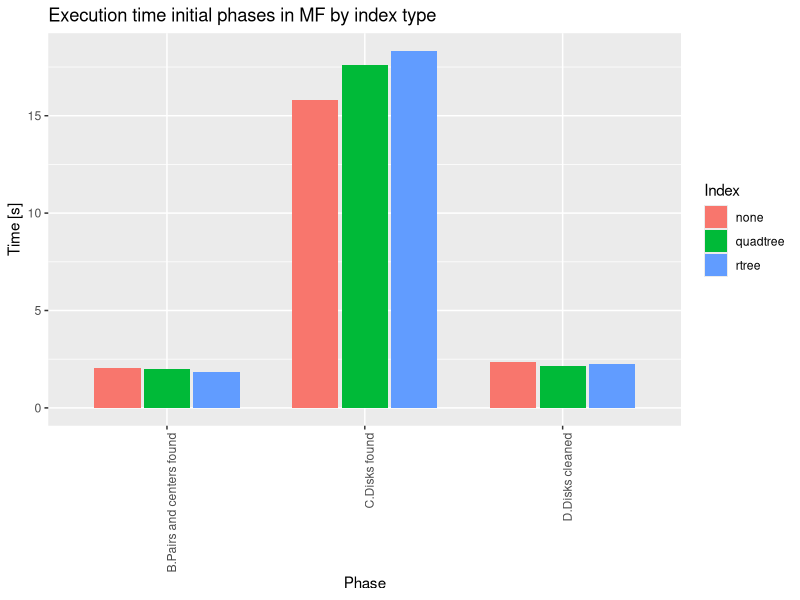
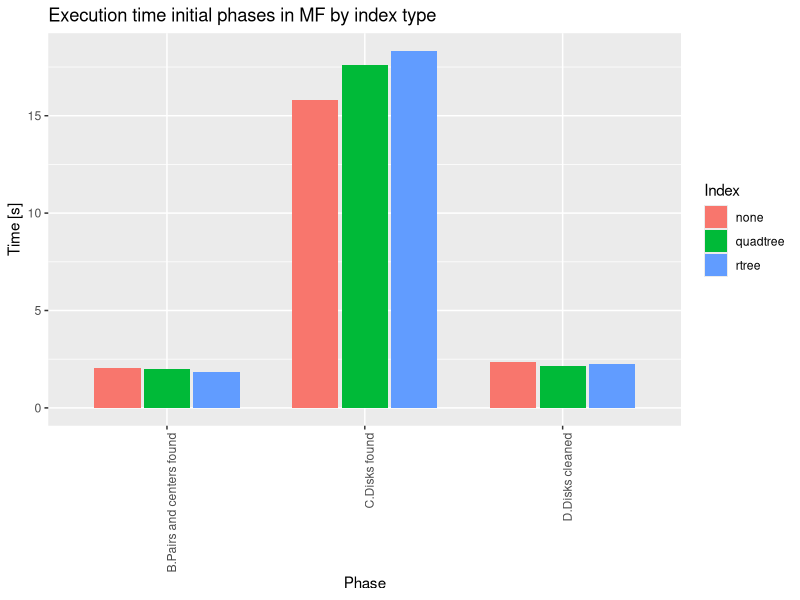

R code for these plots, in order:
require(tidyverse)

log = enframe(readLines("ByIndexer.txt"))
paramsPattern = "indextype "
getParams <- function(command){
  params = str_trim(str_split(command, "--")[[1]])
  params = params[grepl(paramsPattern, params)]
  return(paste(params, collapse = " "))
}
spark = log %>% filter(grepl(value, pattern = "SparkSubmit")) %>% 
  separate(value, into = c(NA, "appId", "command"), sep = "\\|")
spark$params = spark$command %>% map(getParams)
spark = spark %>% separate(params, into = c(NA,"Index"), sep = " ") %>%
  select(appId, Index)

fieldsGeoTester = c("Timestamp","Tag1","appId","Phase","Tag2","Time")
mf = log %>% filter(grepl(value, pattern = "\\|Time\\|")) %>% 
  separate(value, fieldsGeoTester, sep = "\\|") %>%
  mutate(Time = as.numeric(Time)) %>%
  select(appId, Phase, Time)

data = mf %>% inner_join(spark, by = c("appId")) %>% select(Index, Phase, Time)

data1 = data %>% group_by(Phase, Index) %>% summarise(Time = mean(Time))

p = ggplot(data = data1, aes(x = Phase, y = Time, fill = Index)) +
  geom_bar(stat="identity", position=position_dodge(width = 0.75), width = 0.7) + 
  theme(axis.text.x = element_text(angle = 90, hjust = 1)) + 
  labs(x="Phase", y="Time [s]", title="Execution time initial phases in MF by index type") 
plot(p)
ggsave("ByIndexer.pdf", width = 8, height = 7, device = "pdf")
